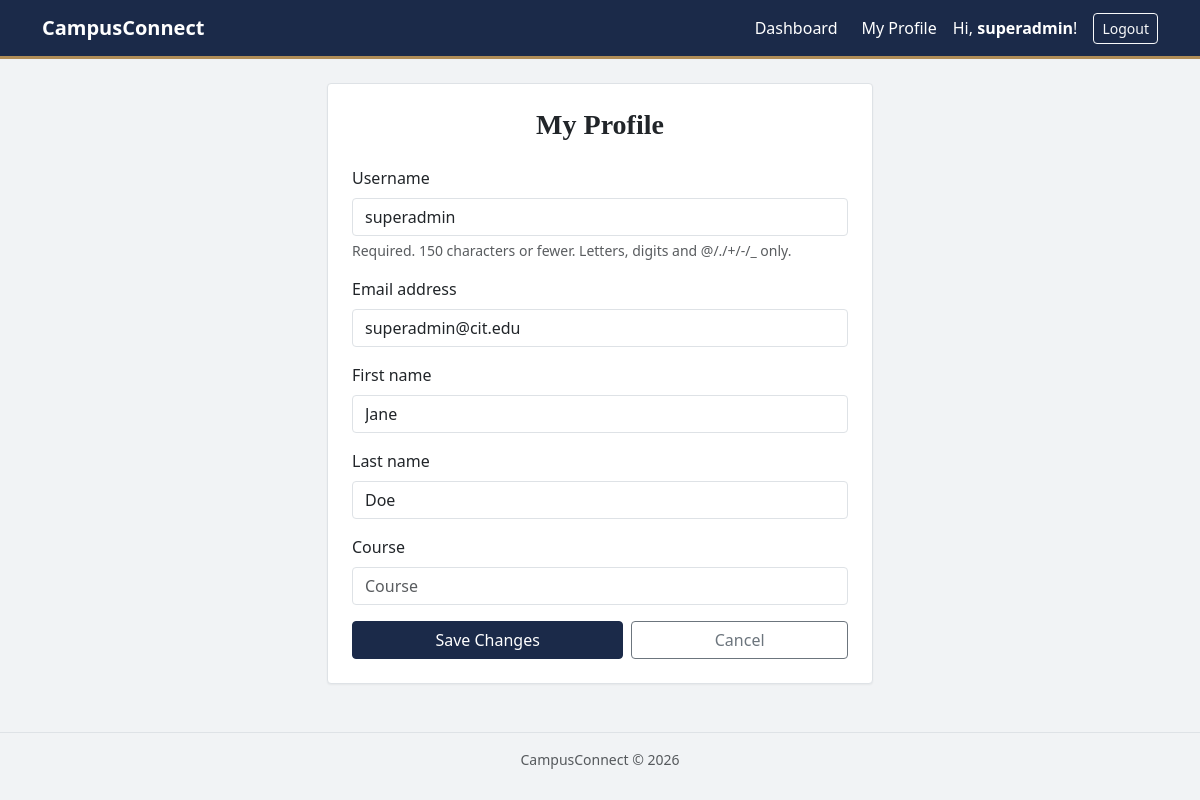
Page /accounts/profile/ (signed in) on the committed database.
### accounts/models.py (models this page shows)
class CustomUser(AbstractUser):
    class Role(models.TextChoices):
        STUDENT = 'STUDENT', 'Student'
        ADMIN = 'ADMIN', 'Administrator'
        INSTRUCTOR = 'INSTRUCTOR', 'Instructor'
    role = models.CharField(max_length=10,
        choices=Role.choices,
        default=Role.STUDENT)
    course = models.CharField(max_length=100,
        blank = True,)

### accounts/views.py (the view)
# urls.py: path("profile/", ProfileUpdateView.as_view(), name="profile"),
class ProfileUpdateView(LoginRequiredMixin, SuccessMessageMixin, UpdateView):
    model = CustomUser
    form_class = ProfileUpdateForm
    template_name = "accounts/profile.html"
    success_url = reverse_lazy("profile")
    success_message = "Profile updated successfully."
    def get_object(self, queryset=None):
        return self.request.user

### accounts/forms.py
class ProfileUpdateForm(BootstrapFormMixin, forms.ModelForm):
    class Meta:
        model = CustomUser
        fields = ("username", "email", "first_name", "last_name", "course")

### templates/accounts/profile.html (shortened to what this page needs)
{% extends "base.html" %}
{% block content %}
<div class="row justify-content-center">
  <div class="col-lg-6">
    <div class="card">
      <div class="card-body p-4">
        <h1 class="h3 fw-bold text-center mb-4">My Profile</h1>
        <form method="post" novalidate>
          {% for field in form %}
            <div class="mb-3">
              <label for="{{ field.id_for_label }}" class="form-label">{{ field.label }}</label>
              {{ field }}
              {% if field.help_text %}
                <div class="form-text">{{ field.help_text }}</div>
              {% endif %}
            </div>
          {% endfor %}
          <div class="d-flex gap-2">
            <button type="submit" class="btn btn-primary flex-fill">Save Changes</button>
            <a href="{% url 'dashboard' %}" class="btn btn-outline-secondary flex-fill">Cancel</a>
          </div>
        </form>
      </div>
    </div>
  </div>
</div>
{% endblock %}

### templates/base.html (shortened to what this page needs)
<!DOCTYPE html>
<html lang="en">
<head>
  <link href="https://cdn.jsdelivr.net/npm/bootstrap@5.3.3/dist/css/bootstrap.min.css" rel="stylesheet">
</head>
<body>
  <nav class="navbar navbar-expand-lg navbar-dark navbar-campus">
    <div class="container">
      <a class="navbar-brand fw-bold" href="{% url 'dashboard' %}">CampusConnect</a>
      <div class="collapse navbar-collapse" id="navbarNav">
        <ul class="navbar-nav ms-auto align-items-lg-center gap-lg-2">
          {% if user.is_authenticated %}
            <li class="nav-item">
              <a class="nav-link" href="{% url 'dashboard' %}">Dashboard</a>
            </li>
            <li class="nav-item">
              <a class="nav-link" href="{% url 'profile' %}">My Profile</a>
            </li>
            <li class="nav-item">
              <span class="navbar-text me-2">Hi, <strong>{{ user.username }}</strong>!</span>
            </li>
            <li class="nav-item">
              <form method="post" action="{% url 'logout' %}" class="d-inline">
                <button type="submit" class="btn btn-outline-light btn-sm">Logout</button>
              </form>
            </li>
          {% endif %}
        </ul>
      </div>
    </div>
  </nav>
  <main class="container py-4">
    {% block content %}{% endblock %}
  </main>
  <footer class="text-center text-muted small py-3 mt-4">CampusConnect &copy; 2026</footer>
</body>
</html>

### templates/base.html (style rules this page uses)
:root { --campus-navy:#1b2a49; --campus-navy-dark:#14203a; --campus-gold:#b08d57; }
body { background:#f1f3f5; }
h1, h2, h3, h4 { font-family: Georgia, "Times New Roman", serif; color: var(--campus-navy); }
.navbar-campus { background: var(--campus-navy); border-bottom: 3px solid var(--campus-gold); }
.navbar-campus .nav-link, .navbar-campus .navbar-brand, .navbar-campus .navbar-text { color:#fff; }
.card { border:1px solid #dee2e6; border-radius:4px; box-shadow:0 1px 2px rgba(0,0,0,.05); }
.form-control, .form-select, .btn, .alert, .list-group { border-radius:4px; }
.btn-primary { --bs-btn-bg: var(--campus-navy); --bs-btn-border-color: var(--campus-navy); --bs-btn-hover-bg: var(--campus-navy-dark); --bs-btn-hover-border-color: var(--campus-navy-dark); --bs-btn-active-bg: var(--campus-navy-dark); --bs-btn-active-border-color: var(--campus-navy-dark); --bs-btn-disabled-bg: var(--campus-navy); --bs-btn-disabled-border-color: var(--campus-navy); }
a { color: var(--campus-navy); }
footer { border-top:1px solid #dee2e6; }

### rows in the picture
CustomUser: username "superadmin", form "superadmin" "superadmin@cit.edu" "Jane" "Doe"

### other values in the picture
{{ field.label }} "Username" "Email address" "First name" "Last name" "Course"
{{ field.help_text }} "Required. 150 characters or fewer. Letters, digits and @/./+/-/_ only."
